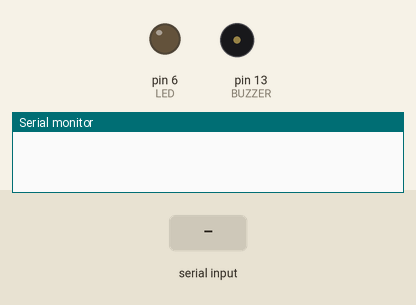
Bench run of a sketch on a simulated Arduino Uno, built with avr-gcc and run on an emulated ATmega328P. Shown: output pins drawn as LEDs (lit = HIGH), buzzer (waves = sounding), the last lines printed to the serial monitor. Inputs (shaded band) come from the test bench.

Above: at 1.2 s.
1.3 s: byte 0 (0) received over Serial
At 1.7 s:
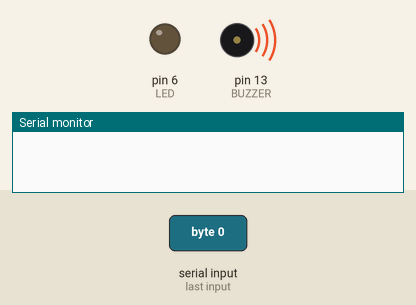
3.3 s: byte 1 (1) received over Serial
At 3.6 s:
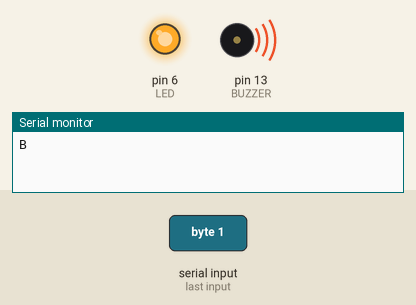
At 5.2 s:
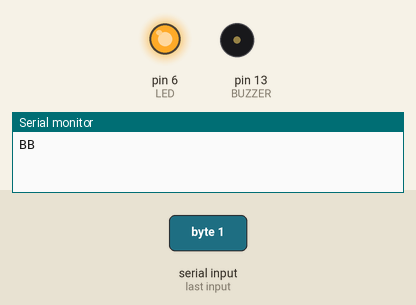
Timing chart, 0 to 6.7 s (numbered marks = the images above; inputs shaded):
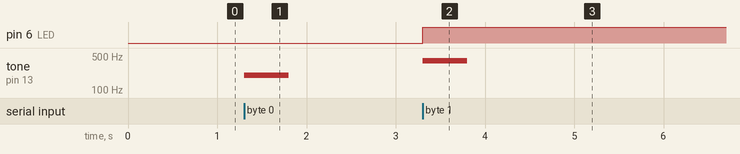

The sketch:

ex16_06.ino
```cpp
// 0, 1, 2를 수신할 때 LED 점멸 및 해당 부저음(→200Hz, 400Hz, 무음) 출력

#define LED 6
#define BUZZER 13

void setup() {
  pinMode(LED, OUTPUT);
  pinMode(BUZZER, OUTPUT);
  Serial.begin(9600);
}

void loop() { }

void serialEvent() {
  int value = Serial.read();
  if (value == 0) {
    digitalWrite(LED, 0);
    tone(BUZZER, 200, 500);
    delay(500);
  } else if (value == 1) {
    digitalWrite(LED, 1);
    tone(BUZZER, 400, 500);
    delay(500);
  } else {
    noTone(BUZZER);
  }
  Serial.write('B');
}
```

Measured:
- after the input at 1.3 s, tone on pin 13 (BUZZER): silent → 200 Hz at once, → silent 0.50 s later
- after the input at 3.3 s, pin 6 (LED): LOW → HIGH at once; tone on pin 13 (BUZZER): silent → 400 Hz at once, → silent 0.50 s later
